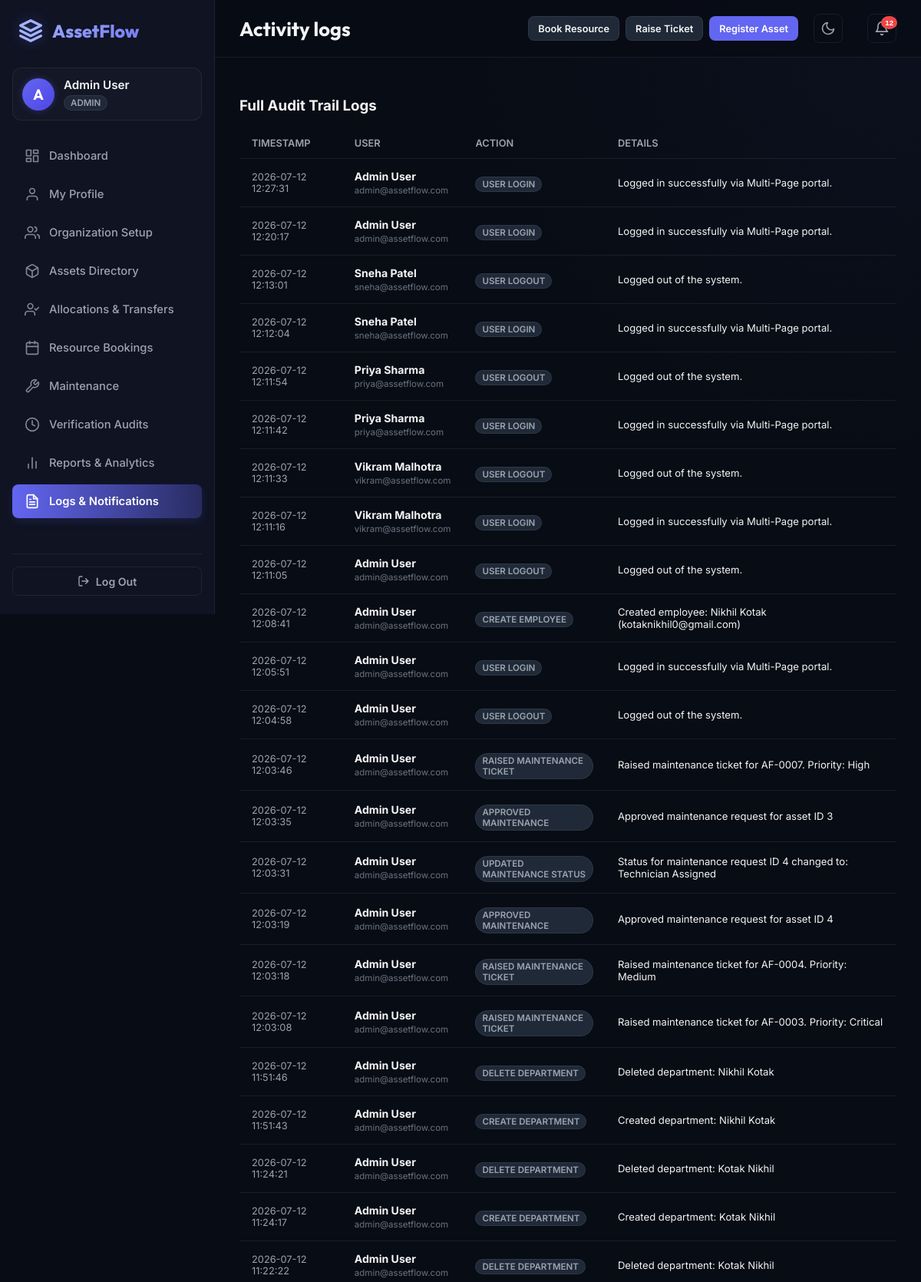
/activity_logs.php (signed in, upper part), run on the app's committed database.
### tables this page shows
CREATE TABLE `activity_logs` (
  `id` int(11) NOT NULL,
  `employee_id` int(11) DEFAULT NULL,
  `action` varchar(255) NOT NULL,
  `details` text DEFAULT NULL,
  `created_at` timestamp NOT NULL DEFAULT current_timestamp()
);

CREATE TABLE `employees` (
  `id` int(11) NOT NULL,
  `name` varchar(100) NOT NULL,
  `email` varchar(100) NOT NULL,
  `password` varchar(255) NOT NULL,
  `department_id` int(11) DEFAULT NULL,
  `role` enum('admin','asset_manager','dept_head','employee') DEFAULT 'employee',
  `status` enum('Active','Inactive') DEFAULT 'Active'
);

### activity_logs.php (the view, shortened to what this page needs)
<?php
require_once 'header.php';
if ($user_role === 'admin' || $user_role === 'asset_manager') {
    $logs = $db->query("
        SELECT l.*, e.name as employee_name, e.email as employee_email
        FROM activity_logs l
        LEFT JOIN employees e ON l.employee_id = e.id
        ORDER BY l.created_at DESC
        LIMIT 50
    ")->fetchAll();
}
?>
<section id="view-activity-logs" class="app-view">
    <div class="logs-layout">
        <div class="logs-card card-glow">
            <h3>Full Audit Trail Logs</h3>
            <div class="table-responsive">
                <table class="data-table">
                    <thead>
                        <tr>
                            <th>Timestamp</th>
                            <th>User</th>
                            <th>Action</th>
                            <th>Details</th>
                        </tr>
                    </thead>
                    <tbody>
                        <?php if (empty($logs)): ?>
                            <tr><td colspan="4" class="empty-cell">No activity records logged yet.</td></tr>
                        <?php else: ?>
                            <?php foreach ($logs as $log): ?>
                                <tr>
                                    <td style="font-size:0.8rem; color:var(--text-secondary);"><?php echo htmlspecialchars($log['created_at']); ?></td>
                                    <td>
                                        <strong><?php echo htmlspecialchars($log['employee_name'] ?? 'System / Auto'); ?></strong><br>
                                        <span style="font-size:0.72rem; color:var(--text-muted);"><?php echo htmlspecialchars($log['employee_email'] ?? ''); ?></span>
                                    </td>
                                    <td><span class="badge"><?php echo htmlspecialchars($log['action']); ?></span></td>
                                    <td style="font-size:0.82rem;"><?php echo htmlspecialchars($log['details']); ?></td>
                                </tr>
                            <?php endforeach; ?>
                        <?php endif; ?>
                    </tbody>
                </table>
            </div>
        </div>
    </div>
</section>
<?php require_once 'footer.php'; ?>

### css/style.css (style rules this page uses)
:root { --bg-main: #080c14; --bg-sidebar: #0f1322; --bg-header: rgba(8, 12, 20, 0.8); --bg-card: rgba(17, 22, 38, 0.75); --border-color: rgba(255, 255, 255, 0.07); --border-hover: rgba(99, 102, 241, 0.25); --text-primary: #f3f4f6; --text-secondary: #9ca3af; --text-muted: #6b7280; --color-primary: #6366f1; --color-primary-hover: #4f46e5; --color-secondary: #1f2937; --color-success: #10b981; --color-warning: #f59e0b; --color-danger: #ef4444; --color-info: #3b82f6; --font-outfit: 'Outfit', sans-serif; --font-inter: 'Inter', sans-serif; --transition: all 0.25s cubic-bezier(0.4, 0, 0.2, 1); --shadow: 0 4px 20px rgba(0, 0, 0, 0.35); --radius: 12px; }
* { box-sizing: border-box; scrollbar-width: thin; scrollbar-color: rgba(255, 255, 255, 0.1) transparent; }
body { margin: 0; padding: 0; background-color: var(--bg-main); color: var(--text-primary); font-family: var(--font-inter); min-height: 100vh; overflow-x: hidden; }
.badge { display: inline-block; padding: 2px 8px; border-radius: 9999px; font-size: 0.72rem; font-weight: 600; text-transform: uppercase; margin-top: 4px; background-color: var(--color-secondary); color: var(--text-secondary); border: 1px solid var(--border-color); }
.app-view { animation: fadeIn 0.3s ease-out; }
.table-responsive { width: 100%; overflow-x: auto; }
.data-table { width: 100%; border-collapse: collapse; text-align: left; }
.data-table th { color: var(--text-secondary); font-size: 0.8rem; font-weight: 600; text-transform: uppercase; padding: 12px 16px; border-bottom: 1px solid var(--border-color); }
.data-table td { padding: 14px 16px; border-bottom: 1px solid var(--border-color); font-size: 0.88rem; color: var(--text-primary); vertical-align: middle; }
.data-table tbody tr { transition: var(--transition); }

### data on the page
activity_logs: created_at "2026-07-12 12:27:31", employee.name "Admin User", employee.email "admin@assetflow.com", action "USER LOGIN", details "Logged in successfully via Multi-Page portal."
activity_logs: created_at "2026-07-12 12:20:17", employee.name "Admin User", employee.email "admin@assetflow.com", action "USER LOGIN", details "Logged in successfully via Multi-Page portal."
activity_logs: created_at "2026-07-12 12:13:01", employee.name "Sneha Patel", employee.email "sneha@assetflow.com", action "USER LOGOUT", details "Logged out of the system."
activity_logs: created_at "2026-07-12 12:12:04", employee.name "Sneha Patel", employee.email "sneha@assetflow.com", action "USER LOGIN", details "Logged in successfully via Multi-Page portal."
activity_logs: created_at "2026-07-12 12:11:54", employee.name "Priya Sharma", employee.email "priya@assetflow.com", action "USER LOGOUT", details "Logged out of the system."
activity_logs: created_at "2026-07-12 12:11:42", employee.name "Priya Sharma", employee.email "priya@assetflow.com", action "USER LOGIN", details "Logged in successfully via Multi-Page portal."
activity_logs: created_at "2026-07-12 12:11:33", employee.name "Vikram Malhotra", employee.email "vikram@assetflow.com", action "USER LOGOUT", details "Logged out of the system."
activity_logs: created_at "2026-07-12 12:11:16", employee.name "Vikram Malhotra", employee.email "vikram@assetflow.com", action "USER LOGIN", details "Logged in successfully via Multi-Page portal."
activity_logs: created_at "2026-07-12 12:11:05", employee.name "Admin User", employee.email "admin@assetflow.com", action "USER LOGOUT", details "Logged out of the system."
activity_logs: created_at "2026-07-12 12:08:41", employee.name "Admin User", employee.email "admin@assetflow.com", action "CREATE EMPLOYEE", details "Created employee: Nikhil Kotak (kotaknikhil0@gmail.com)"
activity_logs: created_at "2026-07-12 12:05:51", employee.name "Admin User", employee.email "admin@assetflow.com", action "USER LOGIN", details "Logged in successfully via Multi-Page portal."
activity_logs: created_at "2026-07-12 12:04:58", employee.name "Admin User", employee.email "admin@assetflow.com", action "USER LOGOUT", details "Logged out of the system."
activity_logs: created_at "2026-07-12 12:03:46", employee.name "Admin User", employee.email "admin@assetflow.com", action "RAISED MAINTENANCE TICKET", details "Raised maintenance ticket for AF-0007. Priority: High"
activity_logs: created_at "2026-07-12 12:03:35", employee.name "Admin User", employee.email "admin@assetflow.com", action "APPROVED MAINTENANCE", details "Approved maintenance request for asset ID 3"
activity_logs: created_at "2026-07-12 12:03:31", employee.name "Admin User", employee.email "admin@assetflow.com", action "UPDATED MAINTENANCE STATUS", details "Status for maintenance request ID 4 changed to: Technician Assigned"
activity_logs: created_at "2026-07-12 12:03:19", employee.name "Admin User", employee.email "admin@assetflow.com", action "APPROVED MAINTENANCE", details "Approved maintenance request for asset ID 4"
activity_logs: created_at "2026-07-12 12:03:18", employee.name "Admin User", employee.email "admin@assetflow.com", action "RAISED MAINTENANCE TICKET", details "Raised maintenance ticket for AF-0004. Priority: Medium"
activity_logs: created_at "2026-07-12 12:03:08", employee.name "Admin User", employee.email "admin@assetflow.com", action "RAISED MAINTENANCE TICKET", details "Raised maintenance ticket for AF-0003. Priority: Critical"
activity_logs: created_at "2026-07-12 11:51:46", employee.name "Admin User", employee.email "admin@assetflow.com", action "DELETE DEPARTMENT", details "Deleted department: Nikhil Kotak"
activity_logs: created_at "2026-07-12 11:51:43", employee.name "Admin User", employee.email "admin@assetflow.com", action "CREATE DEPARTMENT", details "Created department: Nikhil Kotak"
activity_logs: created_at "2026-07-12 11:24:21", employee.name "Admin User", employee.email "admin@assetflow.com", action "DELETE DEPARTMENT", details "Deleted department: Kotak Nikhil"
activity_logs: created_at "2026-07-12 11:24:17", employee.name "Admin User", employee.email "admin@assetflow.com", action "CREATE DEPARTMENT", details "Created department: Kotak Nikhil"
activity_logs: created_at "2026-07-12 11:22:22", employee.name "Admin User", employee.email "admin@assetflow.com", action "DELETE DEPARTMENT", details "Deleted department: Kotak Nikhil"

### other printed values
substr(htmlspecialchars($user_name), 0, 1) "A"
$user_name "Admin User"
str_replace('_', ' ', $user_role) "ADMIN"
str_replace(['.php', '_'], ['', ' '], ucwords($current_page)) "Activity logs"
$unread_count "12"
